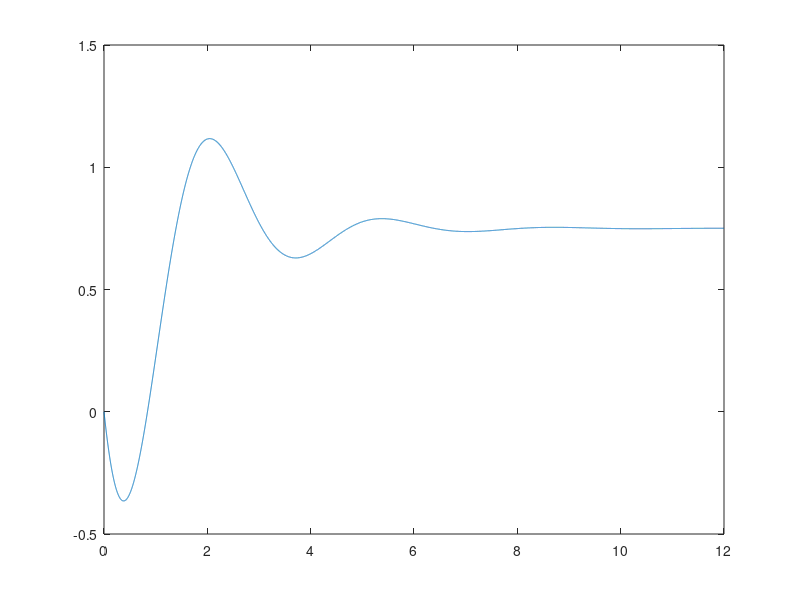

Write the MATLAB code that produced this figure. (Note: this script raises an error after producing the figure.)
clear all
t = 0:0.001:8/(2/3);
y5=e.^(-2/3*t).*(-3/4*cos(4*sqrt(2)/3*t)-15*sqrt(2)/16*sin(4*sqrt(2)/3*t))+3/4;
function res = x(k,j)
  if(k > 0)
    I = [1 0; 0 1];
    A = [0 1; -4 -4/3];
    B = [-1; 13/3];
    res = (I+j*A)*(x(k-1,j)) + B*j;
  else
    res = [0 ; 0];
  endif
endfunction

function res = y(k, j)
  for l = 1:legth(k)
    v(l) = [1 0]*x(k(l), j);
  endfor
  res = v;
endfunction

T = (1/(2/3));
plot(t, y5), hold on

for j=0:3
  k1 = 0:1:(8/(2/3))/T;
  y1 = y(k1,T);
  plot(k1*T, y1, "*-"), hold on
  T = T/2;
endfor
